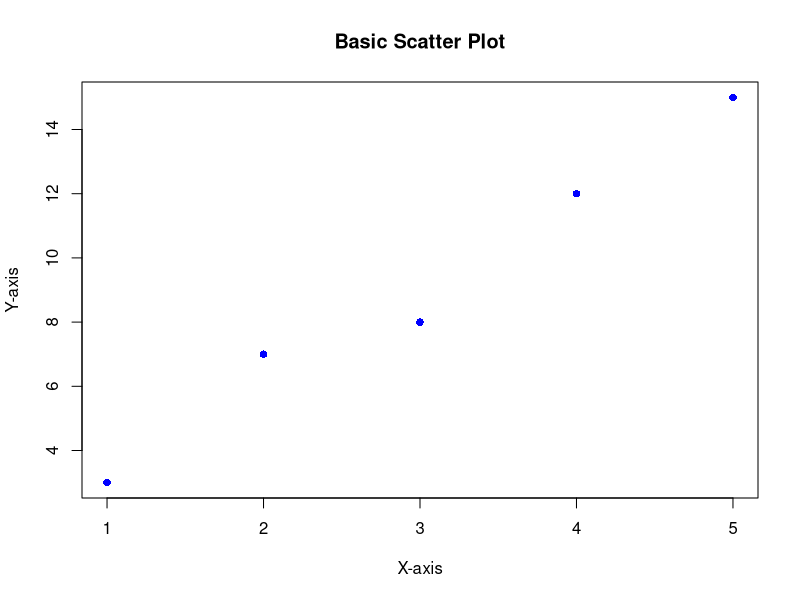
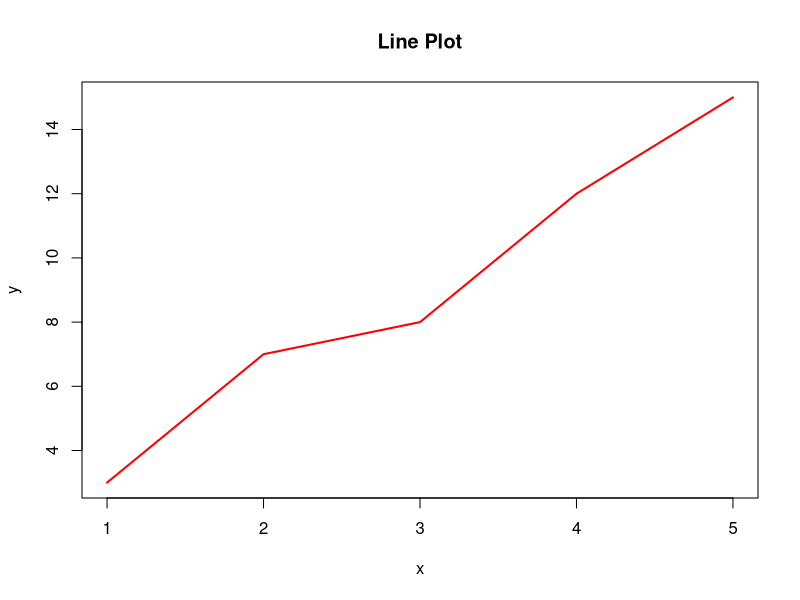
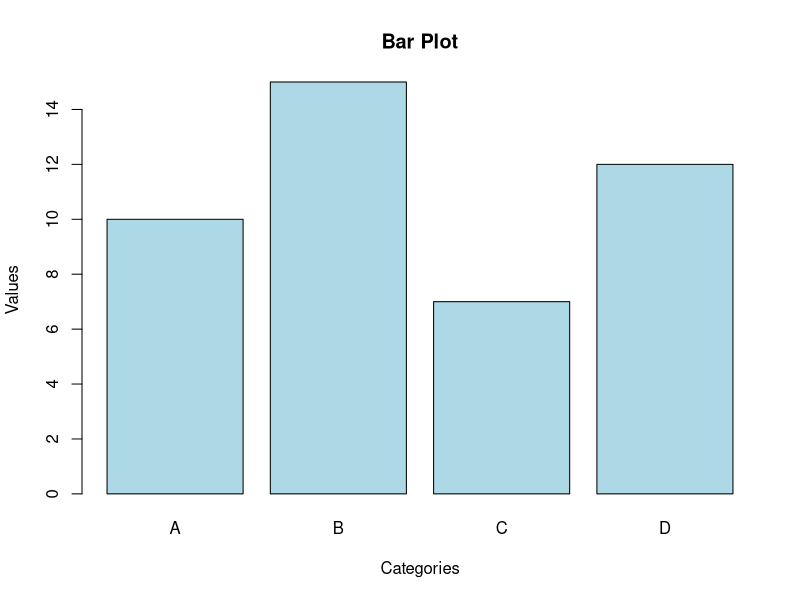
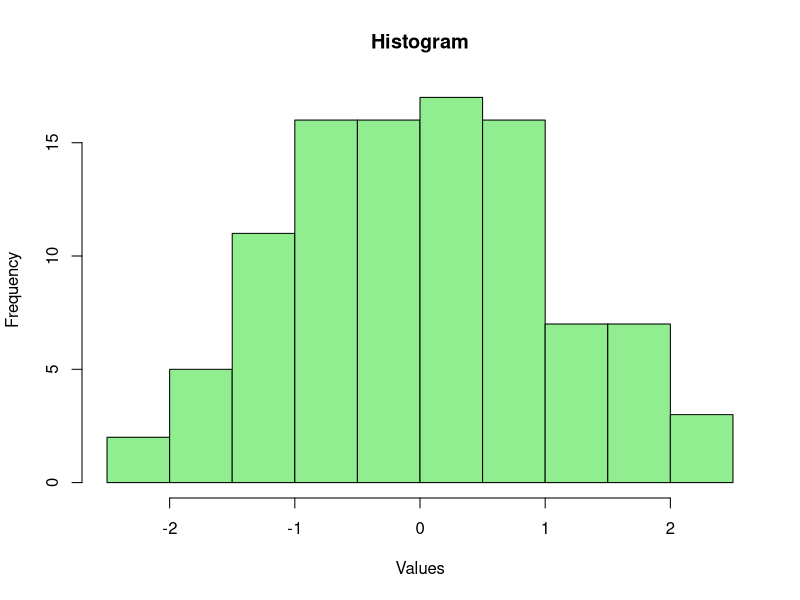
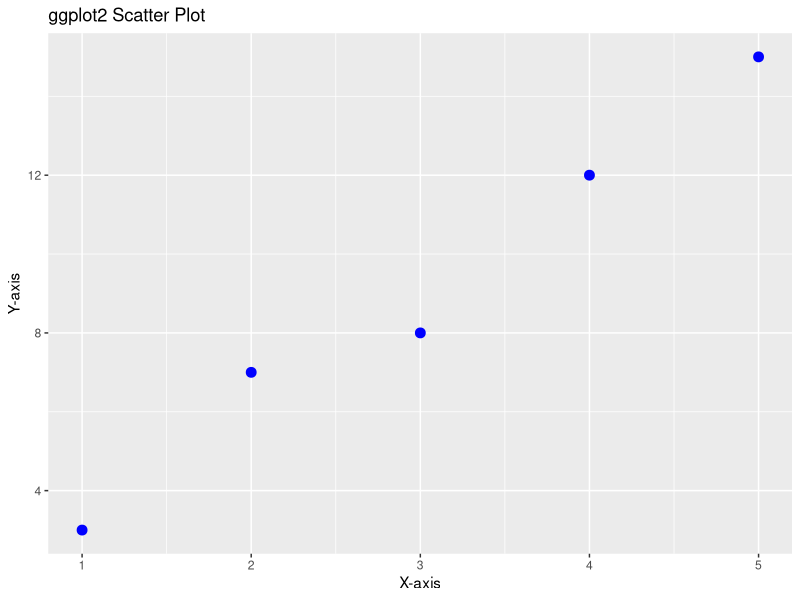
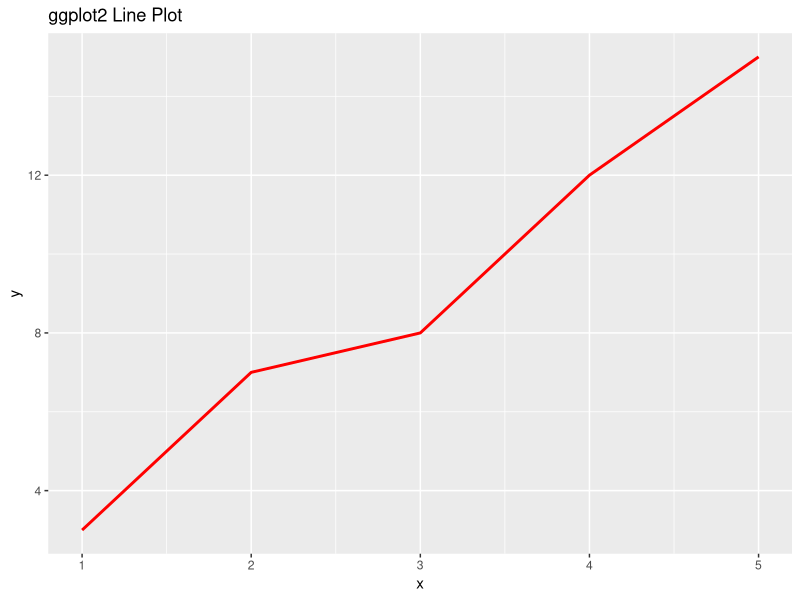
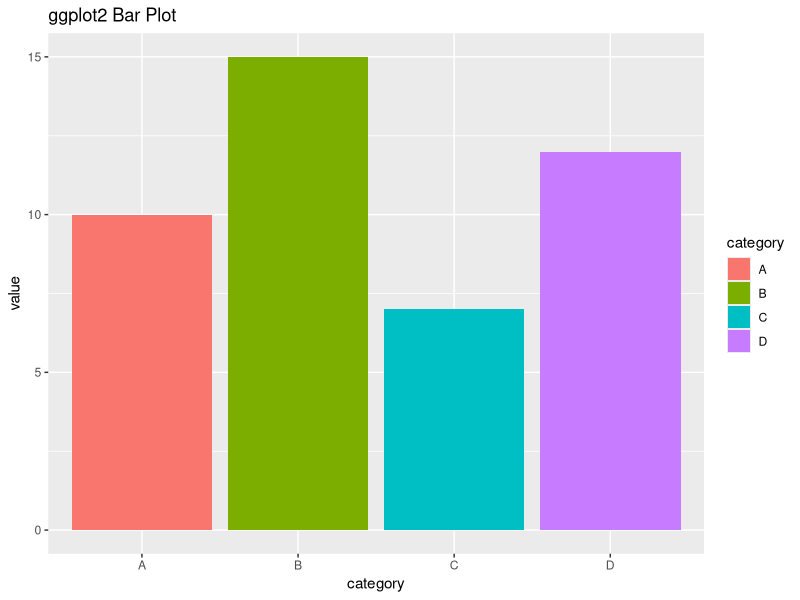
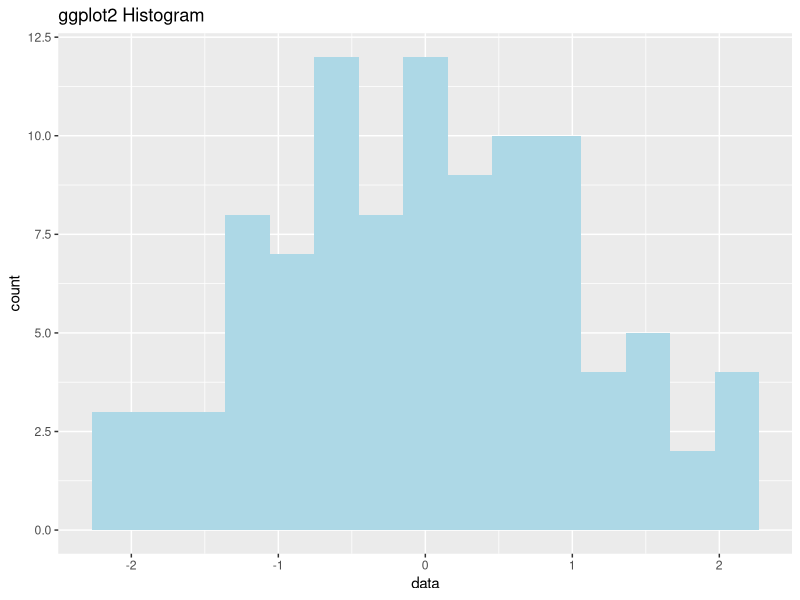

Reproduce these figures in R, in order.
## ---- chunk 1
knitr::opts_chunk$set(echo = TRUE)
knitr::opts_knit$set(root.dir = "/Users/fs61oo/Documents/GitHub/AAU-human-genomics/")
library(ggplot2)
## ---- chunk 2
1 + 3   # Addition
9 - 3   # Subtraction
4 * 9   # Multiplication
20 / 5  # Division
## ---- chunk 3
4 / 2^2 + 2 * 2
## ---- chunk 4
(((4/2)^2)+2)*2
## ---- chunk 5
my_numbers <- c(1, 2, 3, 4, 5)
## ---- chunk 6
print(my_numbers)  # Outputs: 1 2 3 4 5
## ---- chunk 7
x <- 10  # Assigns the value 10 to the object named 'x'
y = 20   # Assigns the value 20 to the object named 'y' (alternative syntax)
## ---- chunk 8
vec <- c(1, 2, 3)               # Vector
mat <- matrix(1:9, nrow=3)      # Matrix
df <- data.frame(a=1:3, b=4:6)  # Data Frame
lst <- list(name="Alice", age=25, scores=c(80, 90, 85))  # List
## ---- chunk 9
my_numbers <- c(10, 20, 30)  # Redefining the object with new values
rm(my_numbers)               # Deleting the object
## ---- chunk 10
c(1,2,3,4,5,6,7,8,9,10)
## ---- chunk 11
1:10
## ---- chunk 12
seq(from=1, to=10, by=1)
## ---- chunk 13
seq(from = 1, to = 10, by = 2)
## ---- chunk 14
x <- 1:10

x*2
## ---- chunk 15
education <- factor(c("High School", "Bachelor", "Master", "PhD", "Bachelor"),
                    levels = c("High School", "Bachelor", "Master", "PhD"))

# Print the factor and check its levels
print(education)
levels(education)
## ---- chunk 16
satisfaction <- factor(c("Low", "Medium", "High", "Medium", "Low"),
                       levels = c("Low", "Medium", "High"),
                       ordered = TRUE)

print(satisfaction)
## ---- chunk 17
m <- matrix(1:9, nrow = 3, ncol = 3)

# Access element in the 2nd row, 3rd column
m[2, 3]  # 6

# Access entire 1st row
m[1, ]  # 1 4 7

# Access entire 2nd column
m[, 2]  # 4 5 6
## ---- chunk 18
df <- data.frame(Name = c("Alice", "Bob"), Age = c(25, 30), Score = c(95.5, 89))
class(df)  # "data.frame"
## ---- chunk 19
df <- data.frame(Name = c("Alice", "Bob"), Age = c(25, 30), Score = c(95, 85))

# Access a single column by name
df$Age  # 25 30

# Access the first row, second column
df[1, 2]  # 25

# Access all rows for 'Score' column
df[, "Score"]  # 95 85

# Filter rows based on condition
df[df$Age > 26, ]  # Returns Bob's data
## ---- chunk 20
lst <- list(name = "Alice", age = 25, scores = c(90, 80, 85))

# Access by index
lst[[1]]  # "Alice"

# Access by name
lst$age  # 25

# Access nested elements
lst$scores[2]  # 80
## ---- chunk 21
a <- array(1:12, dim = c(2, 3, 2))

# Access element from the 1st row, 2nd column, 1st matrix
a[1, 2, 1]  # 3

# Access the entire 2nd matrix
a[ , , 2]
## ---- chunk 22
# Create a 3x3 matrix with numbers 1 to 9
m <- matrix(1:9, nrow = 3, ncol = 3)

# Print the matrix
print(m)
## ---- chunk 23
# Element-wise division
m / 2  
## ---- chunk 24
v <- c(1, 2, 3)

# Add vector to each column 
m + v  

# Multiply vector with each row
m * v
## ---- chunk 25
A <- matrix(1:4, nrow = 2)
B <- matrix(5:8, nrow = 2)

# Matrix addition
A + B  
## ---- chunk 26
A <- matrix(1:4,ncol=2,nrow=2,byrow=T)
print(A)

A*A
## ---- chunk 27
A%*%A
## ---- chunk 28
t(A)
## ---- chunk 29
# Determinant of matrix A
det(A)  

# Inverse of matrix A
solve(A)  
## ---- chunk 30
# Sum of each row
rowSums(m)

# Sum of each column
colSums(m)
## ---- chunk 31
# Calculate maximum value in each row
apply(m, 1, max)

# Calculate sum of each column
apply(m, 2, sum)
## ---- chunk 32
y <- c(173, 184, 168, 177,187) # vector of observations
n <- length(y)                 # store how many observations we have
## ---- chunk 33
# Calculate mean
mean_value <- mean(y)
print(mean_value)
## ---- chunk 34
calculate_mean <- function(x) {
  sum(x) / length(x)
}

# Test the function
calculate_mean(y)
## ---- chunk 35
sum((y - mean(y))^2) / (n - 1)
## ---- chunk 36
var(y)
## ---- chunk 37
# Sample data
x <- c(1, 2, 3, 4, 5)
y <- c(3, 7, 8, 12, 15)

# Create a scatter plot
plot(x, y, 
     main = "Basic Scatter Plot", 
     xlab = "X-axis", 
     ylab = "Y-axis", 
     col = "blue", 
     pch = 16)
## ---- chunk 38
plot(x, y, type = "l", col = "red", lwd = 2, main = "Line Plot")
## ---- chunk 39
# Sample data
categories <- c("A", "B", "C", "D")
values <- c(10, 15, 7, 12)

# Create a bar plot
barplot(values, 
        names.arg = categories, 
        col = "lightblue", 
        main = "Bar Plot", 
        xlab = "Categories", 
        ylab = "Values")
## ---- chunk 40
# Generate random data
data <- rnorm(100)

# Create a histogram
hist(data, 
     col = "lightgreen", 
     main = "Histogram", 
     xlab = "Values", 
     breaks = 10)
## ---- chunk 41
# Sample data
df <- data.frame(x = 1:5, y = c(3, 7, 8, 12, 15))

# Create a scatter plot
ggplot(df, aes(x = x, y = y)) +
  geom_point(color = "blue", size = 3) +
  ggtitle("ggplot2 Scatter Plot") +
  xlab("X-axis") + 
  ylab("Y-axis")
## ---- chunk 42
ggplot(df, aes(x = x, y = y)) +
  geom_line(color = "red", size = 1) +
  ggtitle("ggplot2 Line Plot")
## ---- chunk 43
category_data <- data.frame(category = c("A", "B", "C", "D"),
                            value = c(10, 15, 7, 12))

ggplot(category_data, aes(x = category, y = value, fill = category)) +
  geom_bar(stat = "identity") +
  ggtitle("ggplot2 Bar Plot")
## ---- chunk 44
ggplot(data.frame(data), aes(x = data)) +
  geom_histogram(fill = "lightblue", bins = 15) +
  ggtitle("ggplot2 Histogram")
## ---- chunk 45
ggplot(df, aes(x, y)) +
  geom_point(color = "darkgreen", size = 4) +
  theme_minimal() +
  labs(title = "Customized ggplot2 Plot", x = "X values", y = "Y values")
